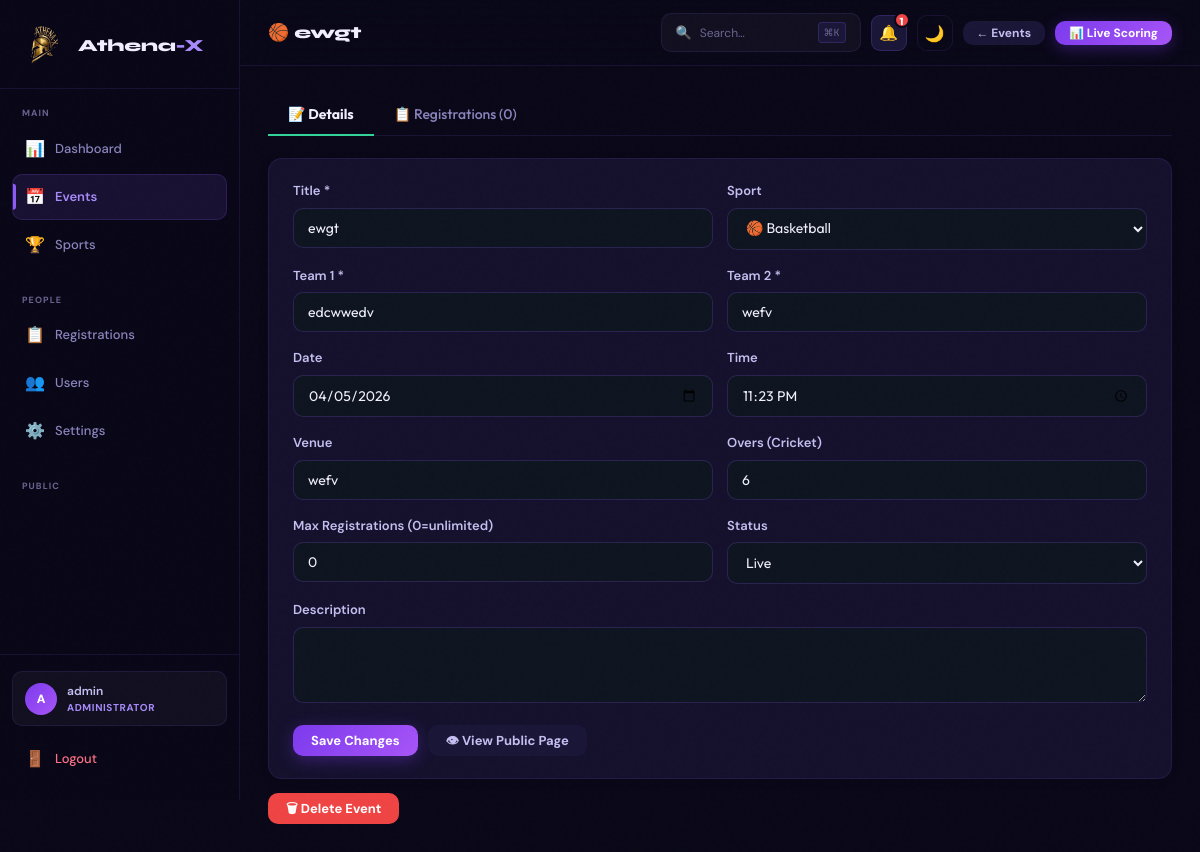
The app's page /admin/events/1 (signed in) with its own data.
### tables this page shows
CREATE TABLE sports (
                id INTEGER PRIMARY KEY AUTOINCREMENT,
                name TEXT NOT NULL, icon TEXT DEFAULT '🏆',
                description TEXT, is_active INTEGER DEFAULT 1,
                created_at TIMESTAMP DEFAULT CURRENT_TIMESTAMP
            );

CREATE TABLE events (
                id INTEGER PRIMARY KEY AUTOINCREMENT,
                sport_id INTEGER,
                title TEXT NOT NULL,
                team1 TEXT NOT NULL, team2 TEXT NOT NULL,
                venue TEXT, event_date TEXT, event_time TEXT,
                description TEXT,
                max_registrations INTEGER DEFAULT 0,
                total_overs INTEGER DEFAULT 6,
                status TEXT DEFAULT 'upcoming',
                result TEXT,
                created_at TIMESTAMP DEFAULT CURRENT_TIMESTAMP,
                FOREIGN KEY(sport_id) REFERENCES sports(id)
            );

### app.py (the view, shortened to what this page needs)
@app.route('/admin/events/<int:eid>', methods=['GET','POST'])
@admin_required
def admin_event_detail(eid):
    with get_db() as conn:
        ev = conn.execute("SELECT e.*,s.name sport_name,s.icon sport_icon FROM events e LEFT JOIN sports s ON e.sport_id=s.id WHERE e.id=?",(eid,)).fetchone()
        if not ev: flash('Not found','error'); return redirect(url_for('admin_events'))
        ev = dict(ev)
        regs = [dict(r) for r in conn.execute("SELECT r.*,u.username,u.full_name,u.email,u.phone FROM registrations r JOIN users u ON r.user_id=u.id WHERE r.event_id=? ORDER BY r.registered_at DESC",(eid,)).fetchall()]
        sports = [dict(s) for s in conn.execute("SELECT * FROM sports WHERE is_active=1").fetchall()]
    sport = get_sport_name(ev)
    match_started = check_match_started(eid, sport)
    return render_template('admin/event_detail.html',event=ev,registrations=regs,sports=sports,match_started=match_started)

### app.py (called while the page is built, shortened)
@app.after_request
def add_security_headers(resp):
    resp.headers['X-Frame-Options']        = 'SAMEORIGIN'
    resp.headers['X-Content-Type-Options'] = 'nosniff'
    resp.headers['X-XSS-Protection']       = '1; mode=block'
    resp.headers['Referrer-Policy']        = 'strict-origin-when-cross-origin'
    resp.headers['Strict-Transport-Security'] = 'max-age=31536000; includeSubDomains'
    resp.headers['Permissions-Policy']     = 'geolocation=(), microphone=(), camera=()'
    return resp

def get_db():
    conn = sqlite3.connect(DB_PATH)
    conn.row_factory = sqlite3.Row
    conn.execute("PRAGMA foreign_keys = ON")
    return conn

def get_sport_name(ev):
    return (ev.get('sport_name') or '').lower()

def sport_admin_url(event):
    sport = get_sport_name(event)
    eid = event['id']
    if 'cricket' in sport: return url_for('admin_cricket_scoring', eid=eid)
    if 'kabaddi' in sport: return url_for('admin_kabaddi_scoring', eid=eid)
    if 'football' in sport or 'soccer' in sport: return url_for('admin_football_scoring', eid=eid)
    if 'basketball' in sport: return url_for('admin_basketball_scoring', eid=eid)

def is_admin(): return session.get('role') == 'admin'

def admin_required(f):
    @wraps(f)
    def dec(*a,**kw):
        if not is_admin():
            return redirect(url_for('admin_login'))
        return f(*a,**kw)
    return dec

def check_match_started(eid, sport):
    with get_db() as conn:
        if 'cricket' in sport: return bool(conn.execute("SELECT id FROM cricket_matches WHERE event_id=?",(eid,)).fetchone())
        if 'kabaddi' in sport: return bool(conn.execute("SELECT id FROM kabaddi_matches WHERE event_id=?",(eid,)).fetchone())
        if 'football' in sport: return bool(conn.execute("SELECT id FROM football_matches WHERE event_id=?",(eid,)).fetchone())
        if 'basketball' in sport: return bool(conn.execute("SELECT id FROM basketball_matches WHERE event_id=?",(eid,)).fetchone())
    return False

### templates/admin/event_detail.html (shortened to what this page needs)
{% extends "admin/base.html" %}
{% block page_title %}{{ event.sport_icon or '📅' }} {{ event.title }}{% endblock %}
{% block topbar_actions %}
  <a href="/admin/events" class="btn btn-secondary btn-sm">← Events</a>
  {% set sport = get_sport_name(event) %}
  {% if match_started %}
    <a href="{{ sport_admin_url(event) }}" class="btn btn-primary btn-sm">📊 Live Scoring</a>
  {% endif %}
{% endblock %}
{% block content %}
<div class="admin-tabs">
  <button class="atab active" onclick="switchTab(this,'tab-details')">📝 Details</button>
  <button class="atab" onclick="switchTab(this,'tab-regs')">📋 Registrations ({{ registrations|length }})</button>
</div>
<div id="tab-details" class="tab-panel active">
  <form method="POST" action="/admin/events/{{ event.id }}" class="form-card">
    <div class="form-row">
      <div class="form-group"><label>Title *</label><input type="text" name="title" value="{{ event.title }}" required/></div>
      <div class="form-group"><label>Sport</label>
        <select name="sport_id">
          {% for s in sports %}<option value="{{ s.id }}" {% if event.sport_id==s.id %}selected{% endif %}>{{ s.icon }} {{ s.name }}</option>{% endfor %}
        </select>
      </div>
    </div>
    <div class="form-row">
      <div class="form-group"><label>Team 1 *</label><input type="text" name="team1" value="{{ event.team1 }}" required oninput="this.value=this.value.replace(/[^A-Za-z0-9 \-]/g,'')" title="Team name: letters, numbers, spaces and hyphens only"/></div>
      <div class="form-group"><label>Team 2 *</label><input type="text" name="team2" value="{{ event.team2 }}" required oninput="this.value=this.value.replace(/[^A-Za-z0-9 \-]/g,'')" title="Team name: letters, numbers, spaces and hyphens only"/></div>
    </div>
    <div class="form-row">
      <div class="form-group"><label>Date</label><input type="date" name="event_date" value="{{ event.event_date or '' }}"/></div>
      <div class="form-group"><label>Time</label><input type="time" name="event_time" value="{{ event.event_time or '' }}"/></div>
    </div>
    <div class="form-row">
      <div class="form-group"><label>Venue</label><input type="text" name="venue" value="{{ event.venue or '' }}" oninput="this.value=this.value.replace(/[^A-Za-z0-9 ,.\-]/g,'')" title="Venue name: letters, numbers, spaces, commas, dots and hyphens only"/></div>
      <div class="form-group"><label>Overs (Cricket)</label><input type="number" name="total_overs" value="{{ event.total_overs or 6 }}" min="1" max="50"/></div>
    </div>
    <div class="form-row">
      <div class="form-group"><label>Max Registrations (0=unlimited)</label><input type="number" name="max_registrations" value="{{ event.max_registrations or 0 }}" min="0"/></div>
      <div class="form-group"><label>Status</label>
        <select name="status">
          <option value="live" {% if event.status=='live' %}selected{% endif %}>Live</option>
        </select>
      </div>
    </div>
    <div class="form-group"><label>Description</label><textarea name="description" rows="3">{{ event.description or '' }}</textarea></div>
    <div style="display:flex;gap:10px;align-items:center;">
      <button type="submit" class="btn btn-primary">Save Changes</button>
      <a href="/event/{{ event.id }}" target="_blank" class="btn btn-secondary">👁 View Public Page</a>
    </div>
  </form>
  <form method="POST" action="/admin/events/{{ event.id }}/delete" onsubmit="return confirm('Delete this event?')" style="margin-top:14px;">
    <button type="submit" class="btn btn-danger">🗑 Delete Event</button>
  </form>
</div>
{% endblock %}

### static/css/style.css (style rules this page uses)
*, *::before, *::after { box-sizing: border-box; margin: 0; padding: 0; }
:root { --bg: #04080f; --bg2: #090f1a; --bg3: #0e1520; --bg4: #151e2d; --card: #090f1a; --card2: #0e1520; --border: rgba(0,255,160,0.07); --border2: rgba(0,255,160,0.13); --accent: #00c896; --accent-h: #00a87d; --accent2: #00ffb2; --green: #00c896; --green2: #00ffb2; --red: #ff4757; --yellow: #ffd32a; --orange: #ff9f43; --purple: #c56ef8; --pink: #ff6b9d; --cyan: #00d2d3; --text: #e8f4f0; --text2: #b8d4cc; --muted: #6b8f82; --muted2: #4a6358; --shadow: 0 1px 3px rgba(0,0,0,0.7),0 4px 24px rgba(0,0,0,0.5); --shadow-lg: 0 8px 40px rgba(0,0,0,0.8); --shadow-xl: 0 20px 60px rgba(0,0,0,0.9); --radius: 14px; --radius-sm: 9px; --radius-xs: 5px; --font: 'Outfit',-apple-system,sans-serif; --font-num: 'Rajdhani','Outfit',sans-serif; --nav-bg: rgba(4,8,15,0.93); --nav-border:rgba(0,255,160,0.08); --input-bg: #0e1520; --tr: all 0.2s cubic-bezier(0.4,0,0.2,1); --glow-blue: 0 0 20px rgba(0,200,150,0.3); --glow-green:0 0 20px rgba(0,255,178,0.3); --bg-card: #090f1a; --bg-dark: #04080f; }
html { scroll-behavior: smooth; }
html, body { min-height: 100%; background: var(--bg); color: var(--text); font-family: var(--font); font-size: 15px; line-height: 1.6; -webkit-font-smoothing: antialiased; -moz-osx-font-smoothing: grayscale; transition: background 0.3s, color 0.3s; background-image: radial-gradient(ellipse at 20% 10%, rgba(0,200,150,0.04) 0%, transparent 50%), radial-gradient(ellipse at 80% 90%, rgba(0,210,211,0.03) 0%, transparent 50%); }
a { color: var(--accent2); text-decoration: none; transition: var(--tr); }
input,select,textarea,button { font-family: var(--font); }
button { cursor: pointer; }
.btn { display:inline-flex; align-items:center; gap:8px; padding:11px 24px; border-radius:10px; font-size:14px; font-weight:600; border:none; cursor:pointer; transition:var(--tr); text-decoration:none; line-height:1; white-space:nowrap; }
.btn-primary { background: linear-gradient(135deg,var(--accent),#00a87d); color:#04080f; font-weight:700; box-shadow: 0 4px 16px rgba(0,200,150,0.3); }
.btn-secondary { background:var(--bg3); color:var(--text2); border:1px solid var(--border2); }
.btn-sm { padding:7px 14px; font-size:13px; }
.btn-danger { background:linear-gradient(135deg,#ef4444,#dc2626); color:#fff; }
.form-group { margin-bottom:18px; }
.form-group label { display:block; font-size:13px; font-weight:600; color:var(--text2); margin-bottom:8px; }
.form-row { display:grid; grid-template-columns:1fr 1fr; gap:14px; }
.form-card { background:var(--card); border:1px solid var(--border); border-radius:var(--radius); padding:24px; box-shadow:var(--shadow); }
.admin-tabs { display:flex; gap:0; border-bottom:1px solid var(--border); margin-bottom:24px; }
.atab { padding:12px 22px; background:transparent; border:none; color:var(--muted); font-size:14px; font-weight:500; cursor:pointer; border-bottom:2px solid transparent; margin-bottom:-1px; transition:var(--tr); }
.atab.active { color:var(--accent2); border-bottom-color:var(--accent2); font-weight:600; }
.tab-panel { display:none; }
.tab-panel.active { display:block; }

### records on screen
sports: icon "🏀"
events: title "ewgt", sport_id "🏀 Basketball", team1 "edcwwedv", team2 "wefv", event_date "04/05/2026", event_time "23:23", venue "wefv", total_overs "6", max_registrations "0", status "Live"

### other values on screen
{{ session.get('username','Admin') }} "admin"
{{ registrations|length }} "0"
